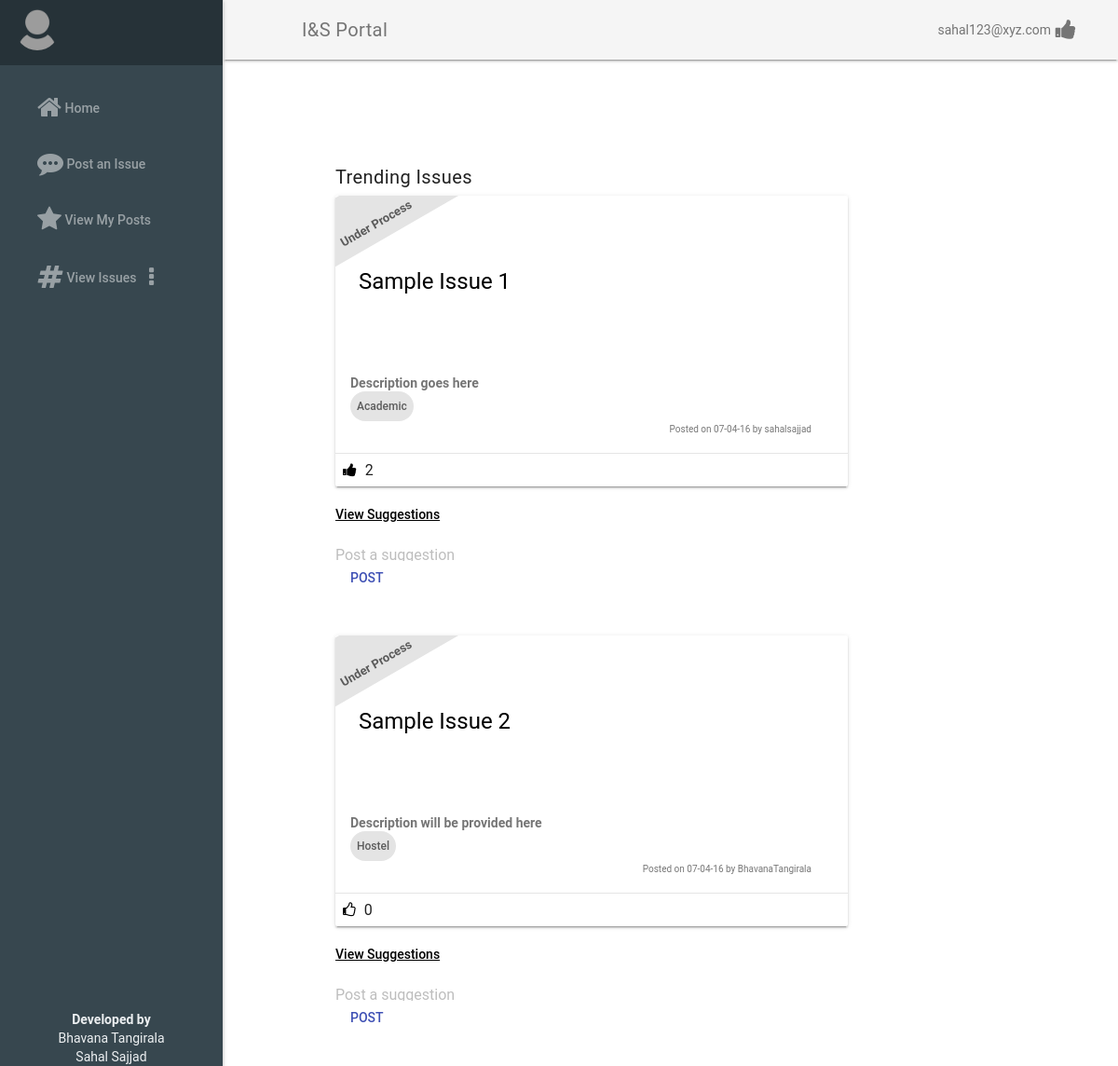
The app's page /complaints/view/ (signed in), older data.
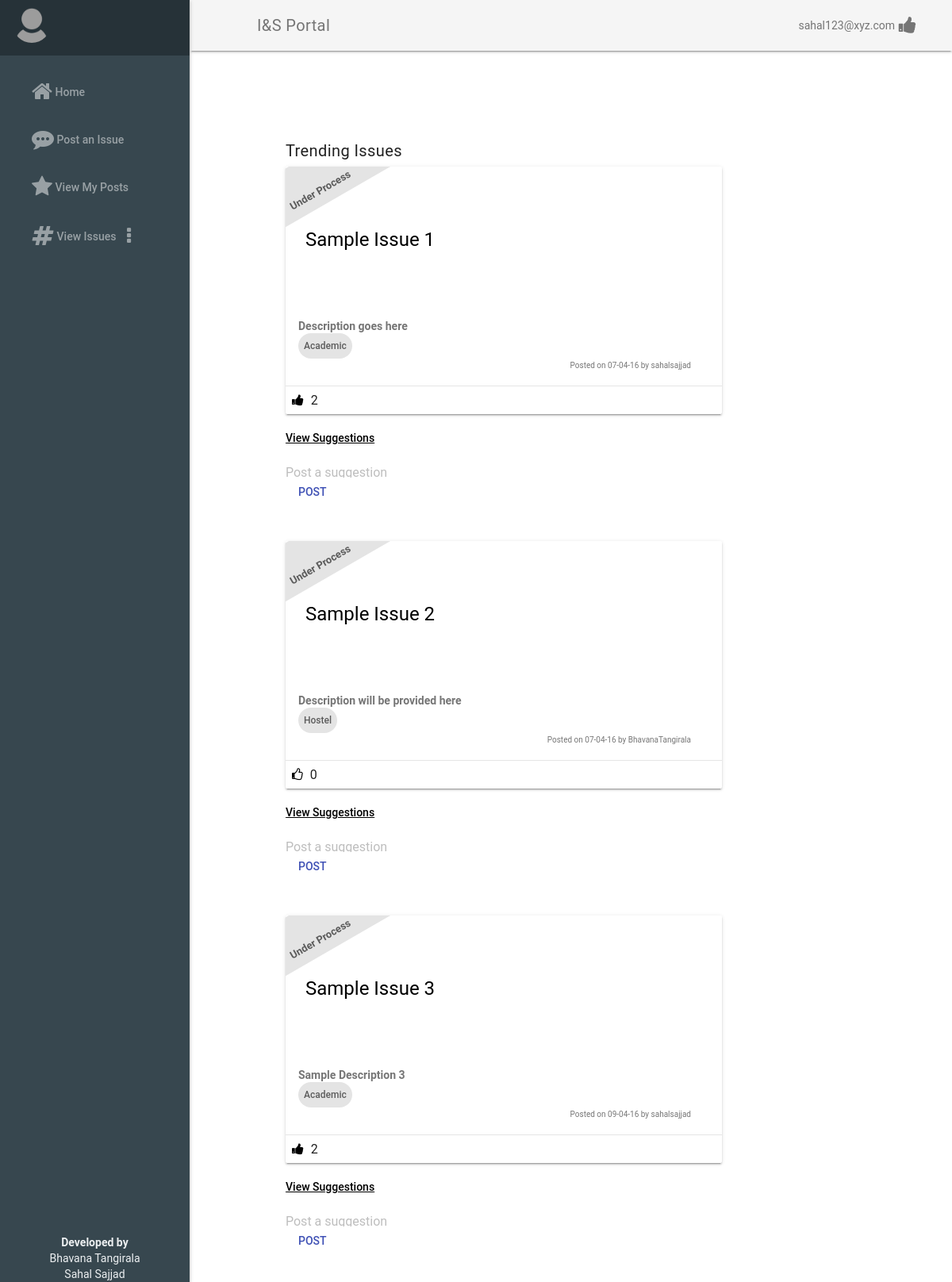
The same page, newer data.
### gp/models.py (models this page shows, shortened)
class Complaint(models.Model):
	title = models.CharField(max_length=200)
	description = models.TextField()
	domain = models.ForeignKey(Domain, on_delete = models.CASCADE)
	posted_by = models.ForeignKey(User, on_delete = models.CASCADE)
	solved  = models.BooleanField(default = False)
	approved = models.BooleanField( default= False)
	posted_on = models.DateTimeField(db_index=True,auto_now = True)

class Domain(models.Model):
	name = models.CharField(max_length = 100, primary_key=True)
	description = models.TextField()
	Incharge = models.TextField()
	def __str__(self):
		return self.name

### gp/views.py (the view)
# urls.py: url(r'^complaints/view/$',ViewComplaintByDomain.as_view(),name= 'complaints'),
class ViewComplaintByDomain(FormView):
	template_name = 'complaints.html'
	form_class = Email_Form
	@method_decorator(login_required)
	def dispatch(self,*args,**kwargs):
		return super(ViewComplaintByDomain,self).dispatch(*args,**kwargs)
	def form_valid(self,form):
		recep = form.cleaned_data['recep'].encode('utf-8')
		bod =  form.cleaned_data['bod'].encode('utf-8')
		return super(ViewComplaintByDomain,self).form_valid(form)
	def get_context_data(self,**kwargs):
		context = super(ViewComplaintByDomain,self).get_context_data(**kwargs)
		get_by_domain = self.request.GET.get('get_by_domain')
		if get_by_domain == 'All' or get_by_domain == None:
			c = Complaint.objects.all()
		else:
			c = Complaint.objects.filter(domain = get_by_domain).order_by('-posted_on')
		Posts = putStatus(c)
		user = self.request.user
		posts = putIncharge(Posts, user)
		posts = putUpvotes(posts, user)
		context['posts'] = posts
		context['form'] = Email_Form
		return context
	def form_invalid(self,form):
		return self.render_to_response(self.get_context_data(form=form))

### gp/methods.py (called while the page is built)
def Is_incharge(domain,incharge):
	domain_obj = Domain.objects.get(name= domain)
	incharges = domain_obj.Incharge.split(',')
	if incharge in incharges:
		return True
	return False

def putStatus(QS):
	Results = list()
	for q in QS:
		D = dict()
		D["issue"] = q
		if ClosedIssues.objects.filter(pk=q.pk).exists():
			D['status'] = "Closed"
		elif AssignedIssues.objects.filter(pk=q.pk).exists():
			D['status'] = "Assigned"
		elif (timezone.now() - timezone.timedelta(hours=PROCESS_HRS) ) >= q.posted_on :
			D['status'] = "Under Process"
		else:
			D['status'] = "Registered"
		Results.append(D)
	return Results

def putIncharge(QS, user):
	for q in QS:
		complaint=q['issue']
		if(Is_incharge(complaint.domain,user)):
			q['incharge']=True
		else:
			q['incharge']=False
	return QS

def putUpvotes(QS, user):
	for q in QS:
		complaint=q['issue']
		if Upvote.objects.filter(complaint=complaint).filter(user=user).exists():
			q['upvoted']=True
			q['upvotes']=str(len(Upvote.objects.filter(complaint=complaint)))
		else:
			q['upvoted']=False
			q['upvotes']=str(len(Upvote.objects.filter(complaint=complaint)))
	return QS

### gp/templates/complaints.html (shortened to what this page needs)
{% extends 'home.html'%}
{% load staticfiles %}
{% block main %}
	<div style="margin-left:30%; margin-top:15%;">
	<span class="mdl-layout-title">Trending Issues</span>
	{% for x in posts%}
	<div class="demo-card-wide mdl-card mdl-shadow--2dp" style="width:550px;margin-top:10px;">
		<div class="mdl-card__title mdl-card--expand" style="color:black;height:176px;margin-top:0; padding:25px;">
			<h4>{{x.issue.title}}<br></h4>
			<div class="tag-tip">
				<b>{{x.status}}</b>
			</div>
		</div>
		<div class="mdl-card__supporting-text">
			<b>{{x.issue.description}}</b>
			<br><div class="chip">{{x.issue.domain}}</div>
			<br><div style="height:auto; width:100%; font-size: 10px; text-align: right; float:right">Posted on {{x.issue.posted_on|date:"d-m-y"}} by {{ x.issue.posted_by}}</div>
		</div>
		<div class="mdl-card__actions mdl-card--border">
			{% ifequal x.upvoted False %}
				<a id="upvote-{{x.issue.id}}"  class="thumbs-up not-upvoted" onclick="upvote({{x.issue.id}})">
			{%endifequal %}
			{% ifequal x.upvoted True %}
				<a id="upvote-{{x.issue.id}}"  class="thumbs-up upvoted" onclick="upvote({{x.issue.id}})">
			{%endifequal %}
				{% ifequal x.upvoted False %}
    				<i id="upvote-symbol-o-{{x.issue.id}}" class="fa fa-thumbs-o-up"></i>
      			{% endifequal%}
      			{% ifequal x.upvoted True %}
      				<i id="upvote-symbol-up-{{x.issue.id}}" class="fa fa-thumbs-up"></i>
      			{%endifequal%}
      		</a>
      		<span id="upvote-container-{{x.issue.id}}" style="padding:5px;">{{x.upvotes}}</span>
  </div>
	</div>
<span><a id="suggestions-click-{{x.issue.id}}" onclick="loadSuggestions({{x.issue.id}})" style="text-decoration:underline;"><br>View Suggestions<br></a></span>
<form action="" method="post">{%csrf_token%}
<div class="mdl-textfield mdl-js-textfield">
  	<label class="mdl-textfield__label">Post a suggestion</label>
</div>
<br><button class="mdl-button mdl-button--colored mdl-js-button mdl-js-ripple-effect" type="submit" onclick="submitSuggestion({{x.issue.id}})">Post</button>
</form><br>
{% endfor %}
</div>
{% endblock %}

### gp/templates/home.html (shortened to what this page needs)
{% load staticfiles %}
<html>
    {% include 'resources.html' %}
<body>
    {%block nav%}
    <div class="demo-layout mdl-layout mdl-js-layout mdl-layout--fixed-drawer mdl-layout--fixed-header">
      <header class="demo-header mdl-layout__header mdl-color--grey-100 mdl-color-text--grey-600">
        <div class="mdl-layout__header-row">
          <span style="margin-left:5%;" class="mdl-layout-title">I&amp;S Portal</span>
	  {{request.user.email}}
          <button class="mdl-button mdl-js-button mdl-js-ripple-effect mdl-button--icon" id="hdrbtn">
            <i class="fa fa-thumbs-up"></i>
          </button>
        </div>
      </header>
      <div class="iands-navigation mdl-layout__drawer mdl-color--blue-grey-900 mdl-color-text--blue-grey-50">
        <header class="demo-drawer-header">
          <img src={% static "gp/images/default-user.png" %} class="demo-avatar">
        </header>
        <nav class="demo-navigation mdl-navigation mdl-color--blue-grey-800">
          <a class="mdl-navigation__link" href="/accounts/home"><i class="fa fa-2x fa-home"></i>&nbsp;Home</a>
          <a class="mdl-navigation__link" href="/complaint/post"><i class="fa fa-2x fa-commenting"></i>&nbsp;Post an Issue</a>
          <a class="mdl-navigation__link" href="/mycomplaints"><i class="fa fa-2x fa-star"></i>&nbsp;View My Posts</a>
          <div class="mdl-navigation__link" href=""><i class="fa fa-2x fa-hashtag"></i>&nbsp;View Issues
          <div>
         <div class="bar">
               <button id="demo_menu-lower-right" class="mdl-button mdl-js-button mdl-button--icon" data-upgraded=",MaterialButton">
                  <i class="fa fa-ellipsis-v"></i>
               </button>
         </div>
      </div>
          </div>
          <div class="mdl-layout-spacer"></div>
          <center>
            <b>Developed by<br></b>
            <span>Bhavana Tangirala</span><br>
            <span>Sahal Sajjad</span>
          </center>
        </nav>
      </div>
      {%endblock%}
      {% block main %}
      {% endblock %}
</body>

### gp/templates/resources.html (shortened to what this page needs)
{% load staticfiles %}
<head>
	<link rel="stylesheet" type="text/css" href="{% static 'gp/css/material.min.css'%}">
	<link rel="stylesheet" type="text/css" href="{% static 'gp/css/style.css'%}">
	<link rel="stylesheet" type="text/css" href="{% static 'gp/css/font-awesome.min.css'%}">
	<link rel="stylesheet" type="text/css" href="{% static 'gp/css/styles.css'%}">
</head>

### gp/static/gp/css/style.css (style rules this page uses)
a { color:black; }
.chip { display: inline-flex; height: auto; font-size: 12px; font-weight: 500; color: rgba(0,0,0,0.6); line-height: 32px; padding: 0px 7px; border-radius: 16px; background-color: #e4e4e4; }
.tag-tip { -ms-transform: rotate(7deg); -webkit-transform: rotate(7deg); transform: rotate(-30deg); display: inline-block; height: 32px; font-size: 13px; font-weight: 500; color: rgba(0,0,0,0.6); line-height: 32px; padding: 30px 100px 2px 24px; border-radius: -9px; background-color: #e4e4e4; position: absolute; z-index: 2000; top: -33px; left: -35px; }
.mdl-layout__drawer { position: fixed !important; }
.mdl-layout__header { position: fixed !important; }

### gp/static/gp/css/styles.css (style rules this page uses)
html, body { font-family: 'Roboto', 'Helvetica', sans-serif; }
.demo-avatar { width: 48px; height: 48px; border-radius: 24px; }
.demo-drawer-header { box-sizing: border-box; display: -webkit-flex; display: -ms-flexbox; display: flex; -webkit-flex-direction: column; -ms-flex-direction: column; flex-direction: column; -webkit-justify-content: flex-end; -ms-flex-pack: end; justify-content: flex-end; padding: 16px; height: 70px; }
.demo-navigation { -webkit-flex-grow: 1; -ms-flex-positive: 1; flex-grow: 1; }
.demo-layout .demo-navigation .mdl-navigation__link { display: -webkit-flex !important; display: -ms-flexbox !important; display: flex !important; -webkit-flex-direction: row; -ms-flex-direction: row; flex-direction: row; -webkit-align-items: center; -ms-flex-align: center; align-items: center; color: rgba(255, 255, 255, 0.56); font-weight: 500; }

Row changes from the older to the newer data that the page shows:
added Complaint: issue "Sample Issue 3", status "Under Process", issue.description "Sample Description 3", issue.domain "Academic", issue.posted_on "09-04-16", issue.posted_by "sahalsajjad", upvotes "2"
